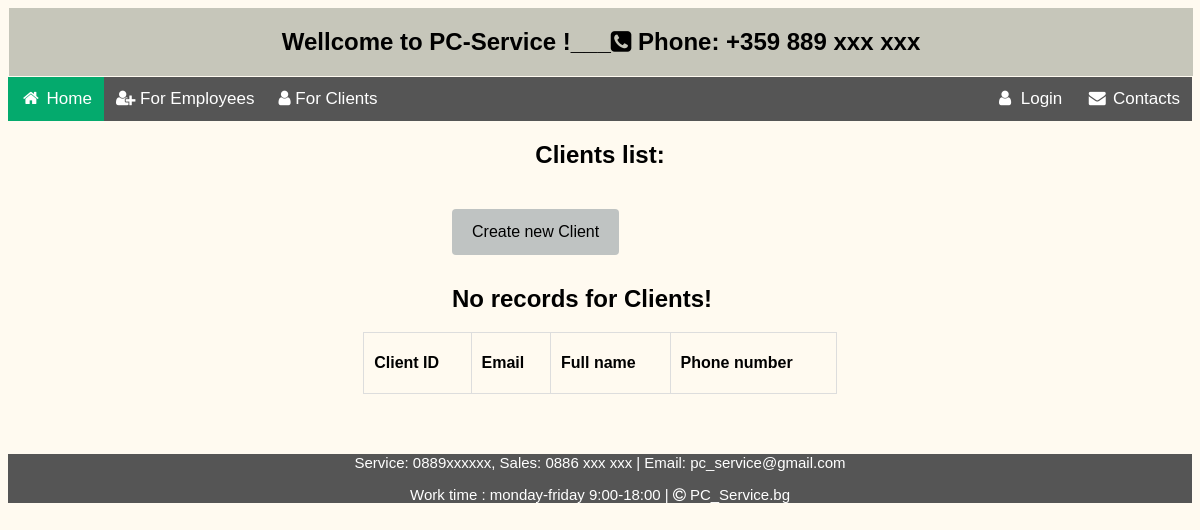
Page /clients/client_list/ on the earlier database version.
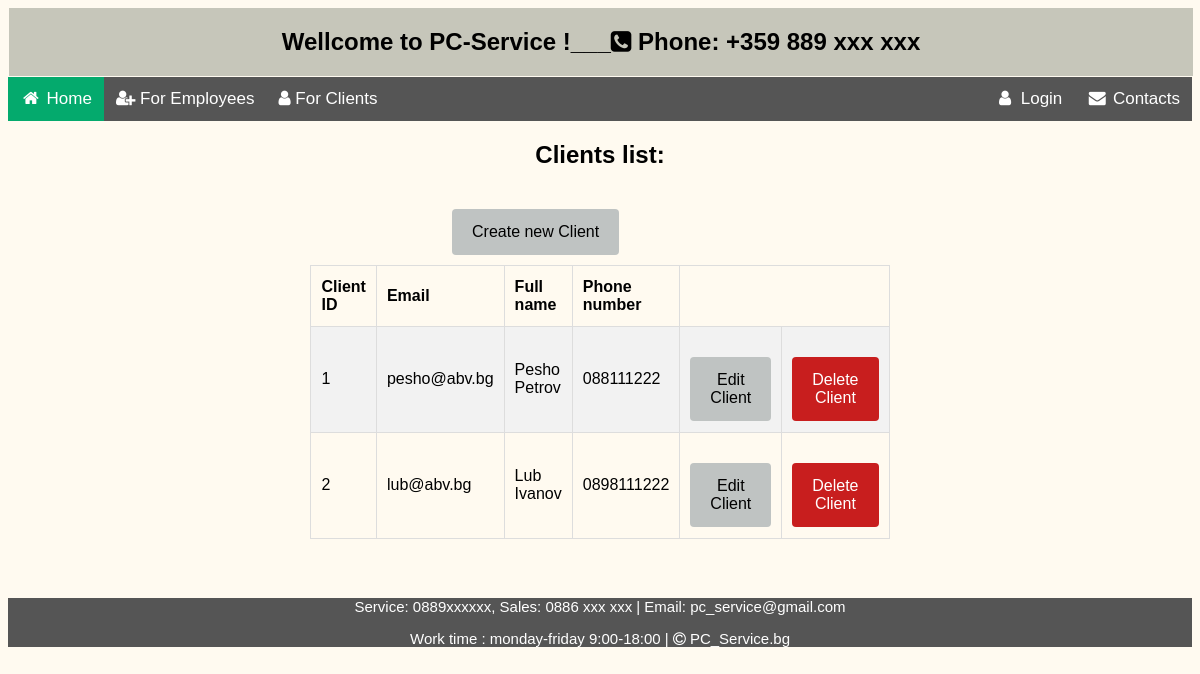
Same page on the later database version.
### sm_system/clients/models.py (models this page shows)
class Client(models.Model):
    FIRST_NAME_MIN_LEN = 2
    FIRST_NAME_MAX_LEN = 30
    LAST_NAME_MIN_LEN = 2
    LAST_NAME_MAX_LEN = 30
    PHONE_MAX_LENGTH = 12
    PHONE_MIN_LENGTH = 9
    email = models.EmailField(
        unique=True,
        validators={validators.EmailValidator},
        blank=True,
        null=True
    )
    first_name = models.CharField(
        max_length=FIRST_NAME_MAX_LEN,
        validators=(
            validators.MinLengthValidator(FIRST_NAME_MIN_LEN),
            is_letter_validator,
            first_char_capital_validator,
        ),
        blank=False,
        null=False,
    )
    last_name = models.CharField(
        max_length=LAST_NAME_MAX_LEN,
        validators=(
            validators.MinLengthValidator(LAST_NAME_MIN_LEN),
            is_letter_validator,
            first_char_capital_validator,
        ),
        blank=False,
        null=False,
    )
    phone_number = models.CharField(
        max_length=PHONE_MAX_LENGTH,
        validators=(
            validators.MinLengthValidator(PHONE_MIN_LENGTH),
            phone_validator,
        ),
        blank=False,
        null=False,
    )
    def __str__(self):
        return f'{self.first_name} {self.last_name}'

### sm_system/clients/views.py (the view)
# urls.py: path('client_list/', ClientListView.as_view(), name='clients_list'),
class ClientListView(ListView):
    model = Client
    template_name = 'clients/clients_list.html'
    def get_queryset(self):
        return super().get_queryset()

### templates/clients/clients_list.html
{% extends 'home_page.html' %}
{% load static %}
{% block content %}
<div class="info div">
    <h2 class="headers"> Clients list:</h2>
    <div class="center">
        <a href="{% url 'create_client'%}" class="button ">Create new Client</a>
    </div>
    <table class="table">
        <tr >
            <th>Client ID</th>
            <th>Email</th>
            <th>Full name</th>
            <th>Phone number</th>
        </tr>
        {% for client in object_list %}
        <tr>
            <td>{{ client.id }}</td>
            <td >{{ client.email }}</td>
            <td>{{   client }}</td>
            <td>{{ client.phone_number }}</td>
            <td><a class="edit-button" href="{% url 'edit_client' pk=client.pk %}" >Edit Client</a></td>
            <td><a class="edit-button" style="background-color: #c81e1e; color:white" href="{% url 'delete_client' pk=client.pk %}" >Delete Client</a></td>
        </tr>
        {% empty %}
            <h2 class="center" >No records for Clients!</h2>
        {% endfor %}
    </table>
</div>
{% endblock %}

Differences in the rows shown:
added Client: id "1", email "pesho@abv.bg", first_name+last_name "Pesho Petrov", phone_number "088111222"
added Client: id "2", email "lub@abv.bg", first_name+last_name "Lub Ivanov", phone_number "0898111222"
Other differences:
text no longer shown: "No records for Clients!"
